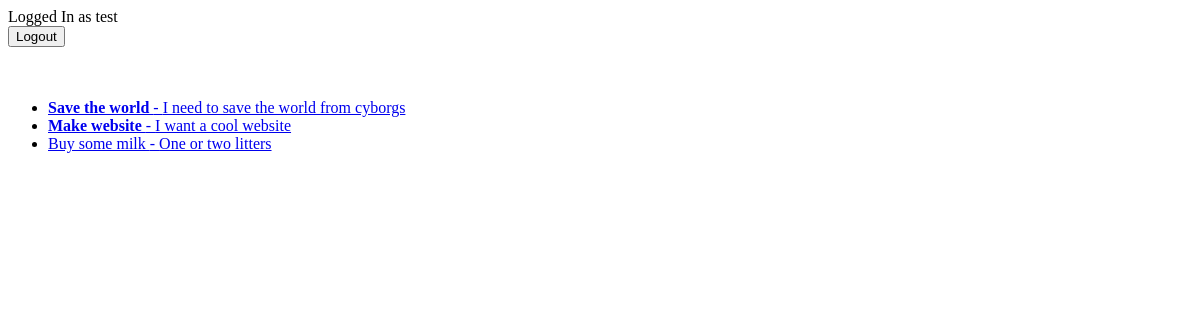
/current/ (signed in), run on an earlier commit of the app's database.
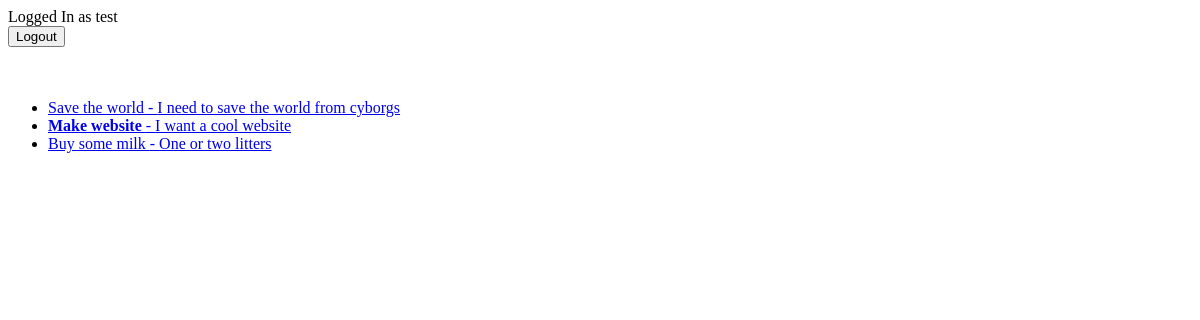
And on a later commit of the database.
### todo/models.py (models this page shows, shortened)
class TodoList(models.Model):
    title = models.CharField(max_length=100)
    content = models.TextField(blank=True)  # текстовое поле
    created = models.DateTimeField(auto_now_add=True)  # дата создания
    date_completed = models.DateTimeField(null=True, blank=True)  # дата выполнения
    user = models.ForeignKey(User, on_delete=models.CASCADE)  # foreignkey с помощью
    important = models.BooleanField(default=False)  # атрибут что бы можно было отмечать важна запись или нет
    class Meta:  # используем вспомогательный класс мета для сортировки наших дел
        ordering = ['-created']  # сортировка дел по времени их создания

### todo/views.py (the view)
# urls.py: path('current/', views.current_todos, name='current_todos'),
def current_todos(request):
    todos = TodoList.objects.filter(user=request.user, date_completed__isnull=True)
    return render(request, 'todo/current_todos.html', {'todos': todos})

### todo/templates/todo/current_todos.html (shortened to what this page needs)
<!DOCTYPE html>
{% extends 'todo/base.html' %}
{% block content %}
    <ul>
    {% for todo in todos %}
    <li>
        <a href={% url 'view_todo'  todo.id %}>
        {% if todo.important %}
            <b>
        {% endif %}
            {{ todo.title }}
        {% if todo.important %}
            </b>
        {% endif %}
        {% if todo.content %}
            - {{ todo.content   }}
        {% endif %}
        </a>
    </li>
    {% endfor %}
    </ul>
{% endblock %}

### todo/templates/todo/base.html (shortened to what this page needs)
<!DOCTYPE html>
<html lang="ru">
<head>
</head>
<body>
{% if user.is_authenticated %}
    Logged In as {{ user.username }}
    <form action="{% url 'logout_user' %}" method="POST">
        <button type="submit">Logout</button>
    </form>
{% else %}
    <a href="{% url 'signup_user' %}">Sign Up</a>
    <a href="{% url 'login_user' %}">Login</a>
{% endif %}
<br>
<br>
{% block content %}{% endblock %}
</body>
</html>

What changed in the data, as far as the page shows it:
changed TodoList "Save the world": important True → False (drawn)
